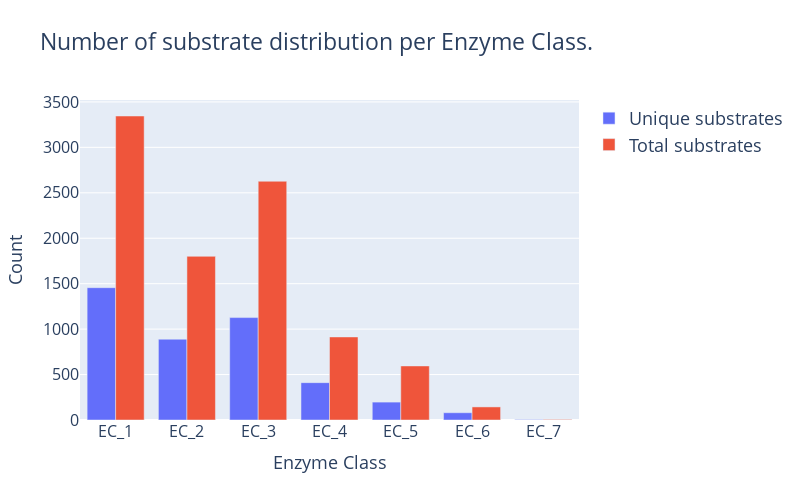

Notebook code for this chart:
### Code cell
df_train = pandas.read_csv("../data/brenda_sabio_processed.csv")
df_train = df_train.loc[df_train.protein_type == "WT"]
df_train["enzyme_class"] = df_train.enzyme_commission.apply(lambda x: x.split(".")[0])
df_grouped = df_train.groupby("enzyme_class")

ec_u_substrates = {}
for ec, group in df_grouped:
    not_group = df_train.iloc[~df_train.index.isin(group.index)]
    substrates = group.loc[~group.substrate.isin(not_group.substrate)].substrate.tolist()
    ec_u_substrates[ec] = {
        "unique_n": len(set(substrates)),
        "n": len(substrates)
    }
ec_classes = [f"EC_{k}" for k in ec_u_substrates.keys()]
ec_classes_n = [v["n"] for v in ec_u_substrates.values()]
ec_classes_u_n = [v["unique_n"] for v in ec_u_substrates.values()]
fig = go.Figure(data=[
    go.Bar(
        name="Unique substrates", x=ec_classes, y=ec_classes_u_n, 
        # text = [f"{n:,}" for n in ec_classes_u_n],
    ),
    go.Bar(
        name="Total substrates", x=ec_classes, y=ec_classes_n, 
        # text = [f"{n:,}" for n in ec_classes_n],
    ),
])
fig.update_layout(
    width=800, height=500, 
    title={
        "text": "Number of substrate distribution per Enzyme Class.",
        "font": {
            "size": 23
        },
    },
    uniformtext_minsize=18, uniformtext_mode="hide",
    yaxis={
        "title": {
            "text": "Count",
        },
        "title_font": {
            "size": 18
        },
    },
    xaxis={
        "title": {
            "text": "Enzyme Class",
        },
        "title_font": {
            "size": 18
        },
    },
    legend={
        "font": {
            "size": 18
        }
    }
)
fig.update_xaxes(tickfont=dict(size=16))
fig.update_yaxes(tickfont=dict(size=16))
fig.update_traces(textposition="inside", insidetextanchor="middle")
fig.write_image(
    "../figures/n_substrates_per_classes.jpg",
    width=1000, height=500
)
fig.show()
fig3 = copy(fig)

### Figure 1 — Plotly figure (JSON) as saved in the notebook; plotly's stock layout.template omitted (floating-point values rounded to 4 significant figures)
{"data": [{"insidetextanchor": "middle", "name": "Unique substrates", "textposition": "inside", "type": "bar", "x": ["EC_1", "EC_2", "EC_3", "EC_4", "EC_5", "EC_6", "EC_7"], "y": [1456, 889, 1127, 411, 197, 80, 5]}, {"insidetextanchor": "middle", "name": "Total substrates", "textposition": "inside", "type": "bar", "x": ["EC_1", "EC_2", "EC_3", "EC_4", "EC_5", "EC_6", "EC_7"], "y": [3345, 1801, 2627, 914, 595, 144, 6]}], "layout": {"height": 500, "legend": {"font": {"size": 18}}, "title": {"font": {"size": 23}, "text": "Number of substrate distribution per Enzyme Class."}, "uniformtext": {"minsize": 18, "mode": "hide"}, "width": 800, "xaxis": {"tickfont": {"size": 16}, "title": {"font": {"size": 18}, "text": "Enzyme Class"}}, "yaxis": {"tickfont": {"size": 16}, "title": {"font": {"size": 18}, "text": "Count"}}}}
